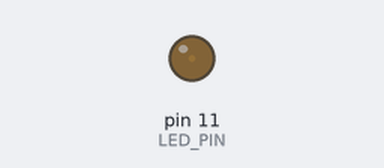
Recording of a sketch running on a simulated Arduino Uno, built with avr-gcc and run on an emulated ATmega328P. Shown: output pins drawn as LEDs (lit = HIGH).

Above: at 0.05 s.
At 1.15 s:
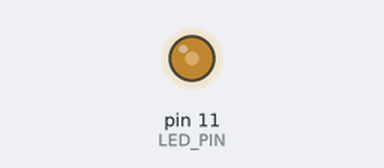
At 2.3 s:
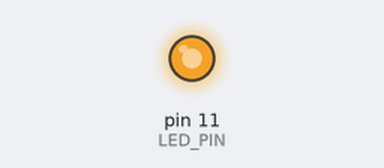
At 4.6 s:
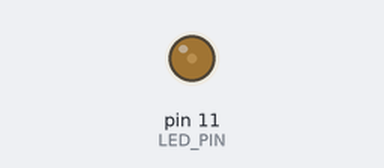
Timing chart, 0 to 6.7 s (numbered marks = the images above):
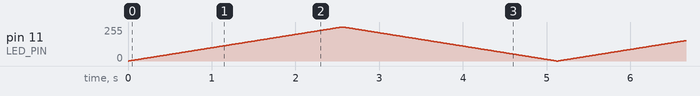

The sketch:

Code_led_FIFO.ino
```cpp
//LED fade in-fade out algorithm
//Setup: Gnd connected to LED, LED connected to 220 Ohms resistor and resistor connected to PWM pin(11)
#define LED_PIN 11
void setup() {
	pinMode(LED_PIN, OUTPUT);
  	analogWrite(LED_PIN, 0);
}

void loop(){
//Fade in algorithm using PWM(Pulse Width Modulation) changing from 0 to 255 with a delay of 10 ms
//Total time for 1 loop completion~2560 ms
  	for(int i=0; i<=255; i++){
    	analogWrite(LED_PIN, i);
        delay(10);
    }
//Fade out algorithm using PWM(Pulse Width Modulation) changing from 255 to 0 with a delay of 10 ms
//Total time for 1 loop completion~2560 ms
  	for(int i=255; i>=0; i--){
    	analogWrite(LED_PIN, i);
        delay(10);

    }


}
```
